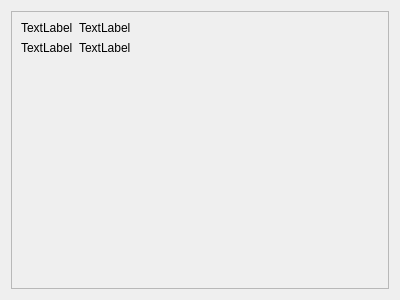
<?xml version="1.0" encoding="UTF-8"?>
<ui version="4.0">
 <class>rtc_video_render</class>
 <widget class="QWidget" name="rtc_video_render">
  <property name="geometry">
   <rect>
    <x>0</x>
    <y>0</y>
    <width>400</width>
    <height>300</height>
   </rect>
  </property>
  <property name="windowTitle">
   <string>Form</string>
  </property>
  <layout class="QHBoxLayout" name="horizontalLayout_3">
   <item>
    <widget class="QFrame" name="frame">
     <property name="frameShape">
      <enum>QFrame::StyledPanel</enum>
     </property>
     <property name="frameShadow">
      <enum>QFrame::Raised</enum>
     </property>
     <layout class="QVBoxLayout" name="verticalLayout" stretch="0,0,1">
      <item>
       <layout class="QHBoxLayout" name="horizontalLayout" stretch="0,1">
        <item>
         <widget class="QLabel" name="label_2">
          <property name="text">
           <string>TextLabel</string>
          </property>
         </widget>
        </item>
        <item>
         <widget class="QLabel" name="label">
          <property name="text">
           <string>TextLabel</string>
          </property>
         </widget>
        </item>
       </layout>
      </item>
      <item>
       <layout class="QHBoxLayout" name="horizontalLayout_2" stretch="0,1">
        <item>
         <widget class="QLabel" name="label_4">
          <property name="text">
           <string>TextLabel</string>
          </property>
         </widget>
        </item>
        <item>
         <widget class="QLabel" name="label_3">
          <property name="text">
           <string>TextLabel</string>
          </property>
         </widget>
        </item>
       </layout>
      </item>
      <item>
       <widget class="QWidget" name="widget" native="true"/>
      </item>
     </layout>
    </widget>
   </item>
  </layout>
 </widget>
 <resources/>
 <connections/>
</ui>
